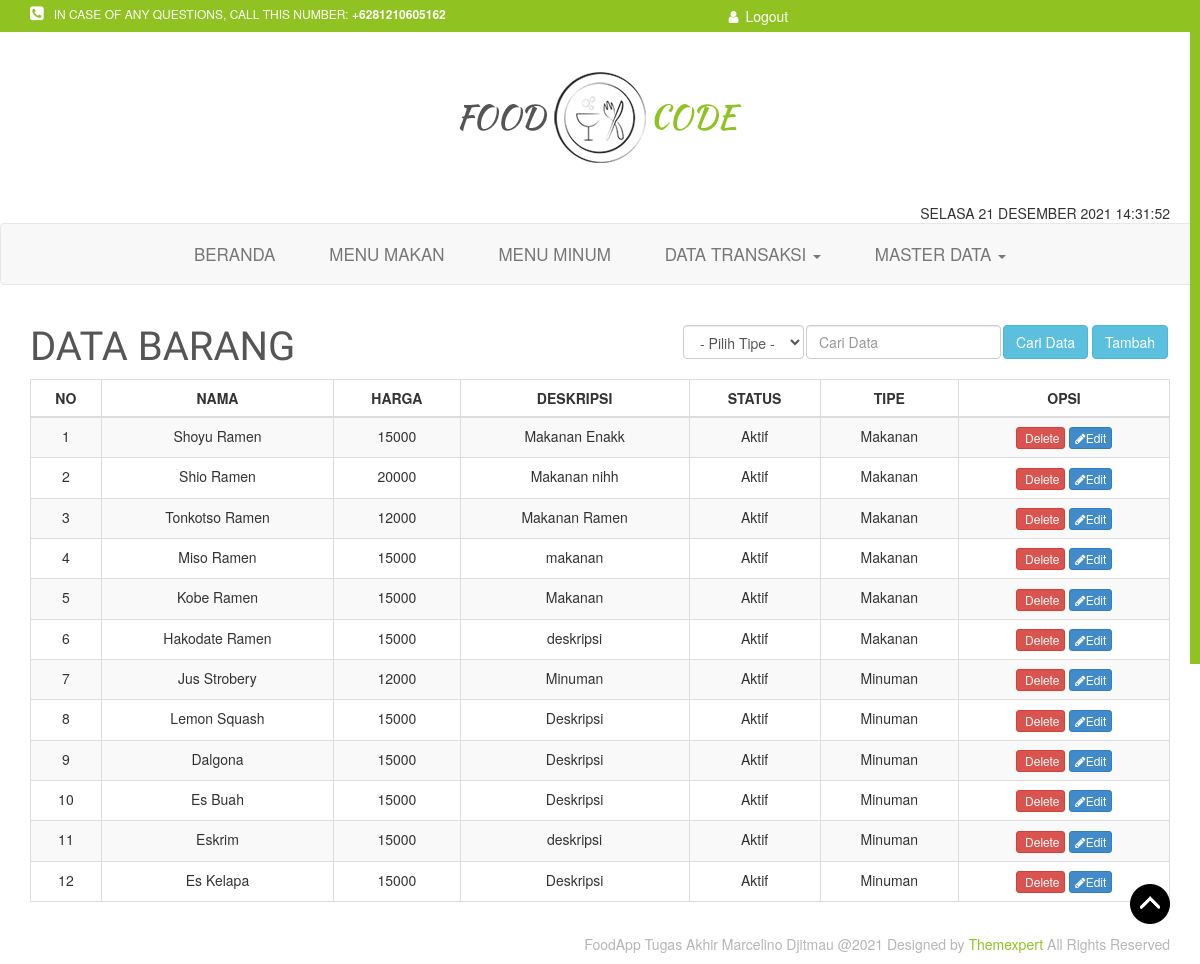
The page /barang.php (signed in) on the database its author committed.
### tables this page shows
CREATE TABLE `barang`  (
  `id` int(11) NOT NULL AUTO_INCREMENT,
  `nama` varchar(255) NULL DEFAULT NULL,
  `harga` varchar(255) NULL DEFAULT NULL,
  `deskripsi` varchar(255) NULL DEFAULT NULL,
  `tipe` varchar(255) NULL DEFAULT NULL,
  `status` varchar(255) NULL DEFAULT NULL,
  PRIMARY KEY (`id`) USING BTREE
);

### barang.php (the view, shortened to what this page needs)
<!doctype html>
	<html lang="en">
	<head>
		<link rel="stylesheet" href="css/nivo-slider.css" type="text/css" />
		<link rel="stylesheet" href="css/owl.carousel.css">
		<link rel="stylesheet" href="css/owl.theme.css">
		<link rel="stylesheet" href="css/bootstrap.min.css">
		<link rel="stylesheet" href="css/font-awesome.min.css">
		<link rel="stylesheet" href="css/style.css">
		<link rel="stylesheet" href="css/responsive.css">
	</head>
	<body>
	<?php
		require_once('header.php');
	?>
		<div class="container">
			<div class="box-body">
				<div class="table-responsive22">
					<form action="barang.php" method="post">
						<div class="box-toole pull-right" style="margin-right: 2px;">
							<button type="submit" class="btn btn-info">Cari Data</button>
							<a href="tbarang.php" class="btn btn-info">Tambah</a>
						</div>
						<div class="box-toole pull-right" style="margin-right: 2px;">
							<input type="text" name="search" class="form-control" placeholder="Cari Data" value="<?php echo $search ?>">
						</div>
						<div class="box-toole pull-right" style="margin-right: 2px;">
							<select name="tipe" class="form-control">
								<option value=""> - Pilih Tipe - </option>
							</select>
						</div>
					</form>
					<table id="datatable" class="table table-bordered table-striped">
						<thead>
							<tr>
								<H2>DATA BARANG</H2>
								<th><center>NO</center></th>
								<th><center>NAMA</center></th>
								<th><center>HARGA</center></th>
								<th><center>DESKRIPSI</center></th>
								<th><center>STATUS</center></th>
								<th><center>TIPE</center></th>
								<th><center>OPSI</center></th>
							</tr>
						</thead>
						<tbody>
							<?php
							$where = "";
							$ambildata = mysqli_query($conn,"SELECT * FROM barang where 1 = 1 ".$where);
							$row = mysqli_num_rows($ambildata);
							if ($row > 0) {
								while($tampil = mysqli_fetch_array($ambildata)){
									$status = $tampil['status'] === '1' ?  'Aktif' :  "Tidak Aktif";
									$tipe = $tampil['tipe'] === '1' ?  'Makanan' :  "Minuman";
									echo "
									<tr>
										<td><center>".$no."</center></td>
										<td><center>".$tampil['nama']."</center></td>
										<td><center>".$tampil['harga']."</center></td>
										<td><center>".$tampil['deskripsi']."</center></td>
										<td><center>". $status ."</center></td>
										<td><center>". $tipe ."</center></td>
										<td>
											<center>
												<a href=\"deletebarang.php?id=". $tampil['id']."\" class=\"btn btn-danger btn-flat btn-xs\" data-toggle=\"modal\" data-target=\"#delete<?php echo $no; ?>\"><i class=\"fa fa-trash\"></i> Delete</a>
												<a href=\"editbarang.php?id=". $tampil['id']."\" class=\"btn btn-primary btn-flat btn-xs\"  ><i class=\"fa fa-pencil\"></i>Edit</a>
											</center>
										</td>
									</tr>";
									$no++;
								}
							}else {
								echo "<tr>
											<td colspan=\"9\" align=\"center\"> TIdak ada data</td>
											</tr>";
							}
							?>
						</tbody>
					</table>
				</div>
			</div>
		<p class="copyright-text pull-right">FoodApp Tugas Akhir Marcelino Djitmau @2021 Designed by <a href="http://www.themexpert.com">Themexpert</a> All Rights Reserved</p>
		</div>
<a id="back-top" href="#"></a>
</body>
</html>

### css/style.css (style rules this page uses)
h1,h2,h3,h4,h5,h6 { font-family: 'Yanone Kaffeesatz', sans-serif;color: #555 }
h2 { font-size: 40px; }
#back-top { position: fixed; bottom: 30px; width: 40px; color: #bbb; height: 50px; right: 30px; display: block; text-align: center; background: url("../images/top.png") no-repeat; }
.copyright-text { margin-top: 12px; color: #B6B6B6; }
.copyright-text a { color: #90c322; }

### rows shown on the page
barang: nama "Shoyu Ramen", harga "15000", deskripsi "Makanan Enakk", status "Aktif", tipe "Makanan"
barang: nama "Shio Ramen", harga "20000", deskripsi "Makanan nihh", status "Aktif", tipe "Makanan"
barang: nama "Tonkotso Ramen", harga "12000", deskripsi "Makanan Ramen", status "Aktif", tipe "Makanan"
barang: nama "Miso Ramen", harga "15000", deskripsi "makanan", status "Aktif", tipe "Makanan"
barang: nama "Kobe Ramen", harga "15000", deskripsi "Makanan", status "Aktif", tipe "Makanan"
barang: nama "Hakodate Ramen", harga "15000", deskripsi "deskripsi", status "Aktif", tipe "Makanan"
barang: nama "Jus Strobery", harga "12000", deskripsi "Minuman", status "Aktif", tipe "Minuman"
barang: nama "Lemon Squash", harga "15000", deskripsi "Deskripsi", status "Aktif", tipe "Minuman"
barang: nama "Dalgona", harga "15000", deskripsi "Deskripsi", status "Aktif", tipe "Minuman"
barang: nama "Es Buah", harga "15000", deskripsi "Deskripsi", status "Aktif", tipe "Minuman"
barang: nama "Eskrim", harga "15000", deskripsi "deskripsi", status "Aktif", tipe "Minuman"
barang: nama "Es Kelapa", harga "15000", deskripsi "Deskripsi", status "Aktif", tipe "Minuman"
